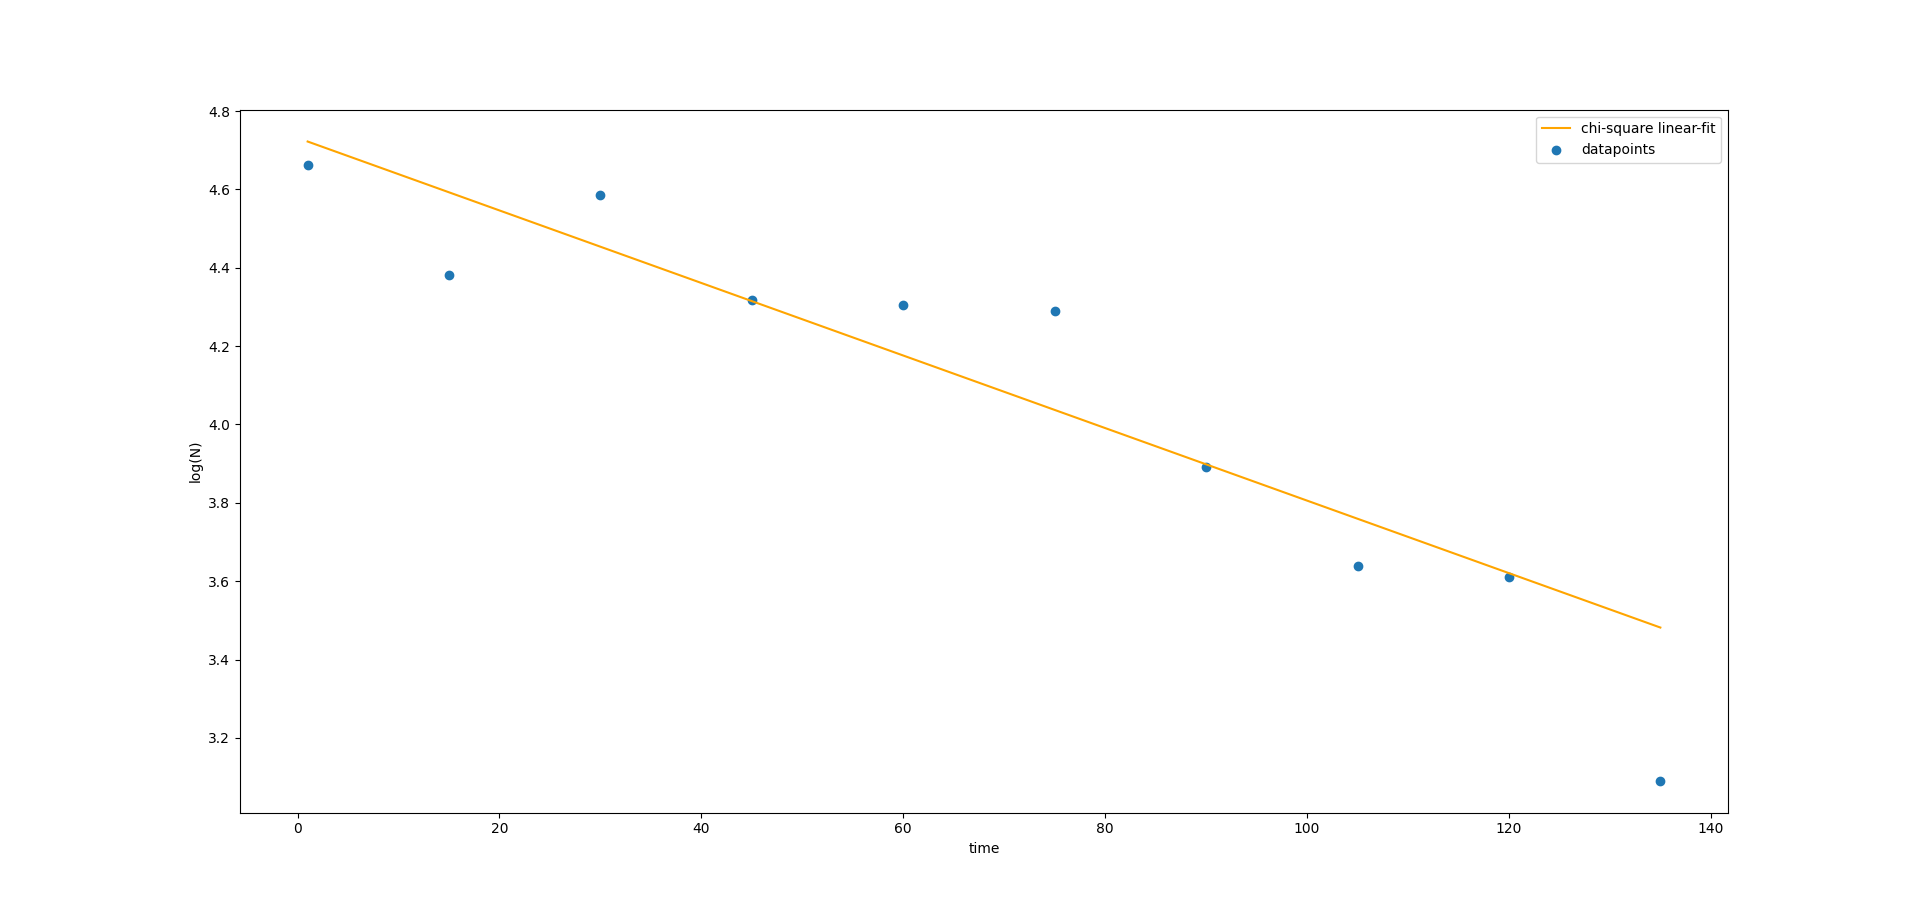

Python code for this plot:
from math import log
import matplotlib.pyplot as plt
import math
import numpy as np

f = open('msfit.txt', 'r')
data = np.genfromtxt(f, delimiter='')
f.close()
# print(data)


######################defining functions for chi square fit######################
def chisquare_linear(x, y, sig):
    n = len(sig)
    s, sx, sy, sxx, sxy, syy = 0, 0, 0, 0, 0, 0
    for i in range(n):
        var = (1/sig[i]**2)
        s += (1/sig[i]**2)
        sx += x[i]*var
        sy += y[i]*var
        sxx += (x[i]**2)*var
        syy += (y[i]**2)*var
        sxy += x[i]*y[i]*var
    _del = s*sxx - (sx)**2

    a = ((sxx*sy) - (sx*sxy))/_del
    b = ((s*sxy) - (sx*sy))/_del

    sigmaa = sxx/_del
    sigmab = s/_del

    covarianceb = -sx/_del
    r2 = sxy/(sxx*syy)
    dof = n - 2

    chi2 = 0
    for i in range(n):
        chi2 += (y[i] - a - b*x[i])**2 / sig[i]**2

    return a, b, sigmaa, sigmab, covarianceb, r2, dof, chi2


def plot_func(f, a, b, h):
    X = []
    Y = []
    x = a
    while x < b:
        X.append(x)
        Y.append(f(x))
        x += h
    return X, Y
############################################################################


A = [data[j][1] for j in range(len(data))]
x = [data[j][0] for j in range(len(data))]
sig = [data[j][2] for j in range(len(data))]

e = math.e

log_A = [log(A[i], e) for i in range(len(A))]
sigmaln = [1/sig[i] for i in range(len(sig))]


a, b, sigmaa, sigmab, covarianceb, r2, dof, chi2 = chisquare_linear(
    x, log_A, sigmaln)

print("Slope is (b)", b)
print("y-intercept is (a)", a)

print("Thus the decay constant is negative of the slope ", -b)
lifetime = -1/(b)
print("The mean lifetime of the sample is ", lifetime)
lifetime_err = lifetime**(2) * math.sqrt(sigmab)
print('The error in the lifetime is', lifetime_err)
print('The chi-sqaure value is ', chi2)
print('The value of chi-square critical at 95 lof is ', 1.86,
      'Thus we reject the null hypothesis and the linear fit is not a good fit')


###############Plotting the graph###################################
def f(x):
    return ((b)*x + a)


plt.scatter(x, log_A, label='datapoints')
x, y = plot_func(f, min(x), max(x), 0.001)
plt.plot(x, y, label='chi-square linear-fit', color='orange')
plt.xlabel('time')
plt.ylabel('log(N)')
plt.legend()
plt.show()
